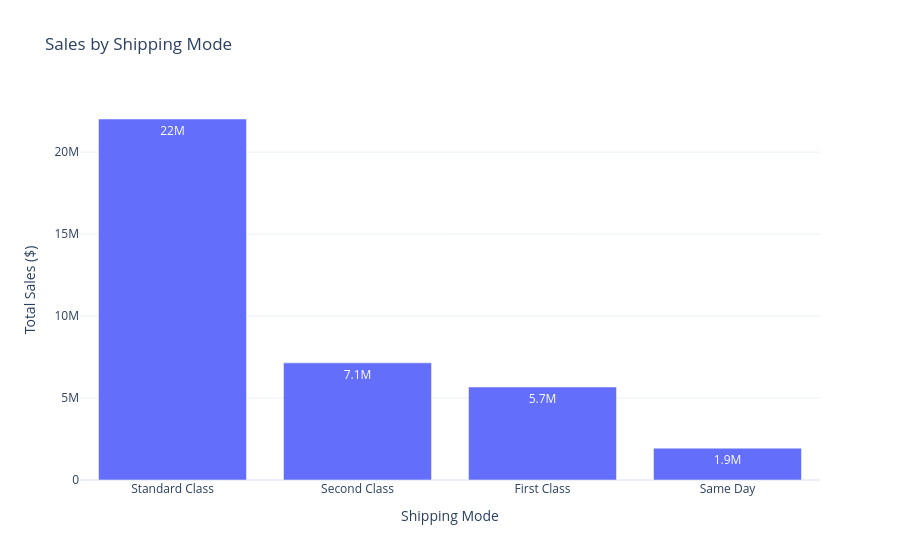

The notebook cell this image was saved under:
### Code cell
# Sales by shipping mode visualization

fig = px.bar(
    shipping_sales,
    x="Shipping Mode",
    y="Total_Sales",
    title="Sales by Shipping Mode",
    text_auto=".2s"
)

fig.update_layout(
    xaxis_title="Shipping Mode",
    yaxis_title="Total Sales ($)",
    template="plotly_white"
)

fig.show()

### Figure 1 — Plotly figure (JSON) as saved in the notebook; plotly's stock layout.template omitted (floating-point values rounded to 4 significant figures)
{"data": [{"hovertemplate": "Shipping Mode=%{x}<br>Total_Sales=%{y}<extra></extra>", "legendgroup": "", "marker": {"color": "#636efa", "pattern": {"shape": ""}}, "name": "", "orientation": "v", "showlegend": false, "textposition": "auto", "texttemplate": "%{y:.2s}", "type": "bar", "x": ["Standard Class", "Second Class", "First Class", "Same Day"], "xaxis": "x", "y": [22020000.0, 7145000.0, 5674000.0, 1943000.0], "yaxis": "y"}], "layout": {"barmode": "relative", "legend": {"tracegroupgap": 0}, "title": {"text": "Sales by Shipping Mode"}, "xaxis": {"anchor": "y", "domain": [0, 1], "title": {"text": "Shipping Mode"}}, "yaxis": {"anchor": "x", "domain": [0, 1], "title": {"text": "Total Sales ($)"}}}}
